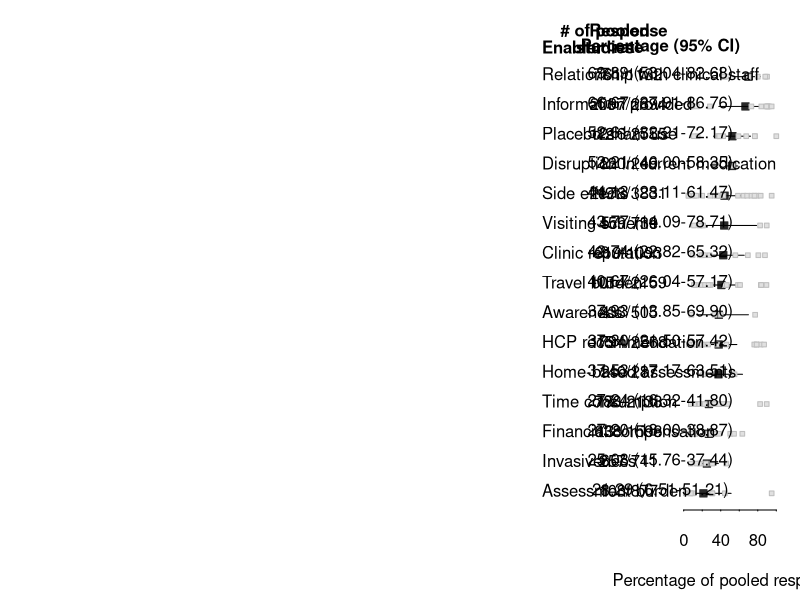

Reproduce this figure in R.
setwd('/Users/daphneweemering/surfdrive/trial participation/trial-participation/data')

library(readxl)
library(metafor)
library(tidyverse)
library(dplyr)

dat <- read_excel('meta2.xlsx')

fclttrs <- list('Assessment burden', 'Awareness', 'Clinic reputation', 
                'Disruption in current medication', 'Financial compensation',
                'HCP recommendation', 'Home-based assessments', 'Information provided',
                'Invasiveness', 'Placebo/sham use', 'Relationship with clinical staff',
                'Side effects', 'Time consumption', 'Travel burden', 'Visiting scheme')

datalist <- list()
for (i in 1:length(fclttrs)){
  datalist[[i]] <- subset(dat, dat$FACILITATOR == fclttrs[[i]])
  datalist[[i]]$mod <- ifelse(datalist[[i]]$DISEASE != 'AD', 0, 1)
}



#### ANALYSIS ####
# overall meta-analyses
store <- matrix(data = NA, nrow = length(datalist), ncol = 22)
colnames(store) <- c('TE', 'LB', 'UB', 'k', 'events', 'total', 'facilitator', 'I2',
                     'H2', 'tau2', 'Q_LRT', 'Qp_LRT','TE_m0', 'TE_m1', 'OR', 'ORp',
                     'nAD_LB', 'nAD_UB', 'OR_LB', 'OR_UB', 'AD_LB', 'AD_UB')

for(i in 1:length(datalist)){
  m <- rma.glmm(xi = N, ni = TOTAL, data = datalist[[i]], measure = 'PLO')
  if(length(datalist[[i]]$mod) > 2){
    mmod <- update(m, mods = mod)
    predicted <- stats::predict(mmod, newdata = data.frame(mods = c(0,1)))
  }
  
  # main outcomes
  mb <- predict(m, transf = transf.ilogit, digits = 4)
  store[i, 1] <- mb$pred*100
  store[i, 2] <- mb$ci.lb*100
  store[i, 3] <- mb$ci.ub*100
  store[i, 4] <- m$k
  store[i, 5] <- sum(datalist[[i]]$N)
  store[i, 6] <- sum(m$ni)
  store[i, 7] <- datalist[[i]]$FACILITATOR[[1]]
  datalist[[i]]$sep_prop <- (datalist[[i]]$N/datalist[[i]]$TOTAL)*100
  
  if(length(datalist[[i]]$mod) > 2){
    # heterogeneity statistics
    store[i, 8] <- m$I2
    store[i, 9] <- m$H2
    store[i, 10] <- m$tau2
    store[i, 11] <- m$QE.LRT
    store[i, 12] <- m$QEp.LRT
    
    # estimates with moderator
    store[i, 13] <- exp(mmod$beta[1])/(1 + exp(mmod$beta[1]))*100
    store[i, 14] <- exp(mmod$beta[1] + mmod$beta[2])/(1 + exp(mmod$beta[1] + mmod$beta[2]))*100
    store[i, 15] <- exp(mmod$beta[2])
    store[i, 16] <- mmod$pval[2]
    store[i, 17] <- plogis(mmod$ci.lb[[1]])*100
    store[i, 18] <- plogis(mmod$ci.ub[[1]])*100
    store[i, 19] <- exp(mmod$ci.lb[[2]])
    store[i, 20] <- exp(mmod$ci.ub[[2]])
    store[i, 21] <- plogis(predicted$ci.lb[[1]])*100
    store[i, 22] <- plogis(predicted$ci.ub[[1]])*100
  }
  
}

datalist <- datalist[order(store[, 'TE'])]
store <- store[order(store[, 'TE'], decreasing = F),]

#### FIGURE ####
pdf(file = '/Users/daphneweemering/surfdrive/trial participation/trial-participation/figures/test.pdf', 
    width = 11.7, height = 7)

par(mar = c(4.5, 34, 3, 1), tck = -0.01, xpd = T)
plot(as.numeric(store[, 'TE']), 1:nrow(store), pch = 22, cex = 1.1, frame.plot = F, 
     axes = F, ylab = '', xlab = 'Percentage of pooled responses', xlim = c(0, 100), 
     col = 'grey16', bg = 'grey16')
segments(x0 = as.numeric(store[, 'UB']), y0 = 1:nrow(store), 
         x1 = as.numeric(store[, 'LB']), y1 = 1:nrow(store))
axis(1, cex.axis = 1)
for(i in 1:length(datalist)){
  points(datalist[[i]]$sep_prop, rep(i, times = nrow(datalist[[i]])), pch = 22, 
         col = 'grey', bg = 'grey88', cex = 0.7)
}

# estimates
for (i in 1:length(datalist)){
  text(x = -153, y = i+0.1, datalist[[i]]$FACILITATOR[1], cex = 1, adj = c(0,0.5))
  text(x = -85, y = i+0.1, store[i,'k'], cex = 1)
  text(x = -60, y = i+0.1, paste0(store[i, 'events'], '/', store[i, 'total']), cex = 1)
  text(x = -25, y = i+0.1, paste0(format(round(as.numeric(store[i, 'TE']), 2), nsmall = 2), ' (',
                                  format(round(as.numeric(store[i, 'LB']), 2), nsmall = 2), '-',
                                  format(round(as.numeric(store[i, 'UB']), 2), nsmall = 2), ')'), cex = 1)
  
}

# headers
text(x = -153, y = 16, 'Enabler', cex = 1, adj = c(0,0.5), font = 2)
text(x = -85, y = 16.5, '# of pooled', cex = 1, font = 2)
text(x = -85, y = 16, 'studies', cex = 1, font = 2)
text(x = -60, y = 16.5, 'Response', cex = 1, font = 2)
text(x = -60, y = 16, 'rate', cex = 1, font = 2)
text(x = -25, y = 16, 'Percentage (95% CI)', cex = 1, font = 2)


dev.off()
